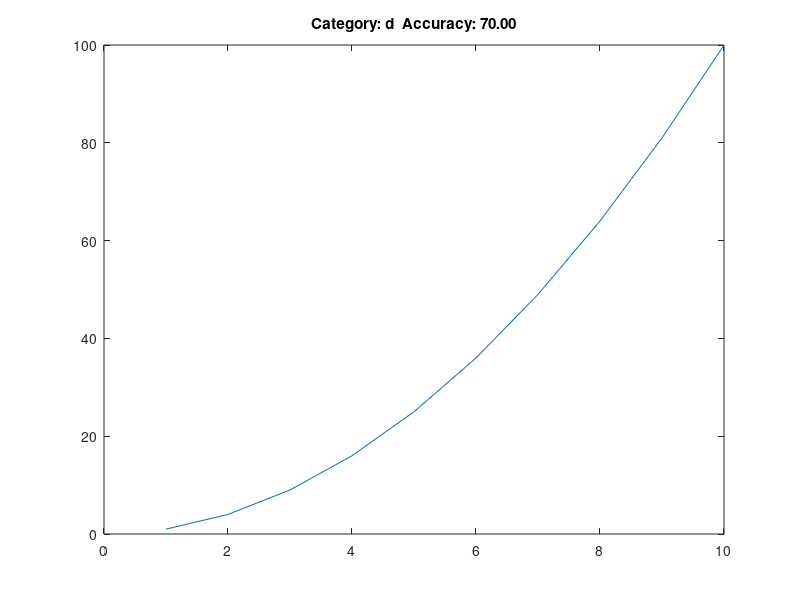

The MATLAB source for this figure:
% clear;
% close all
% 
% x = -8:1:8;
% y = -8:1:8;
% 
% dot_x = -8:1:8;
% dot_y = ones(length(dot_x))+1;
% 
% line_x = [-8 0];
% line_y = [2 0];
% plot(dot_x, dot_y, 'k.','MarkerSize',15);hold on
% 
% for i = -8:1:8
%     line_x = [i 0]; line_y = [2 0];
%     plot(line_x,line_y,'k:'); hold on
% end
% xlim([-8 8]); ylim([-8 8]);
% xlabel('I'); ylabel('Q');

figure
plot((1:10).^2)
f = 70;
c = (f-32)/1.8;
b = 'd';
title(sprintf('Category: %s  Accuracy: %.2f', b, f));